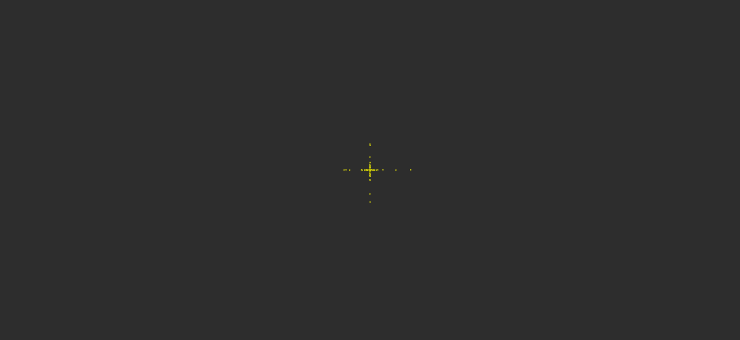
Frame 1 (no input)
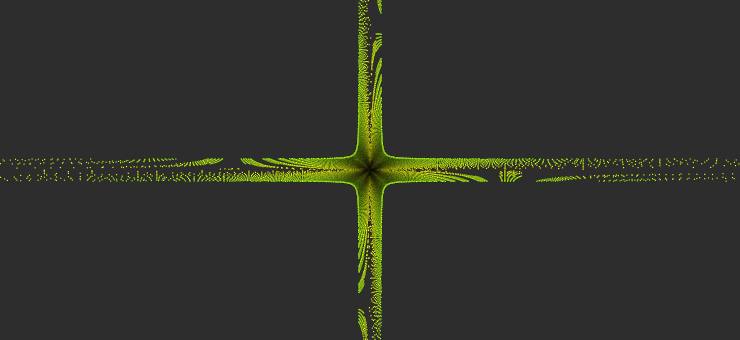
Frame 60 (the mouse pressed at the canvas centre just before this capture)
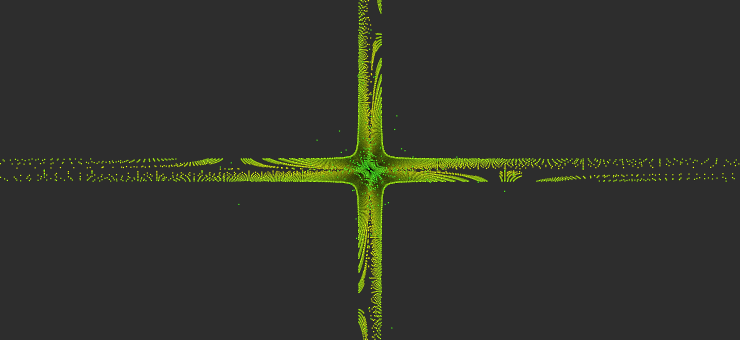
Frame 120 (the mouse held since frame 60 and released just before this capture)

The Processing sketch that drew these frames (run headless with seeded random() and noise(); from frame 60 on, the mouse is pressed at the canvas centre):

// Processing sketch: processing_174009
// ── processing_174009.pde

int SIZE;
float r;
float a;
int T;
color randCol;
int shape;

void setup() {
  size(740, 340);
  background(45);
  fill(0);
  smooth();
  frameRate(200);
  colorMode(HSB);
  SIZE = 150;
  r = 0;
  a = 0;
  T = int(random(0, 255));
  shape = int(random(1, 5));
}

PVector shape01(float a, float r) {
  float M1 = 0.40;
  float M2 = 0.399993;
  PVector coords = new PVector(0, 0);
  coords.x = r / sin(a*M1) / 8;
  coords.y = r / cos(a*M2) / 8;
  return coords;
}
PVector shape02(float a, float r) {
  float M1 = 0.40;
  float M2 = 0.399993;
  PVector coords = new PVector(0, 0);
  coords.x = r / sin(a*M1) / 8;
  coords.y = r / cos(a*M1) / 8;
  return coords;
}
PVector shape03(float a, float r) {
  float M1 = 0.40;
  float M2 = 0.399993;
  PVector coords = new PVector(0, 0);
  coords.x = r / sin(a*M1) / 8;
  coords.y = r / cos(a-M2) / 8;
  return coords;
}
PVector shape04(float a, float r) {
  float M1 = 0.40;
  float M2 = 0.399993;
  PVector coords = new PVector(0, 0);
  coords.x = r / sin(a*M1);
  coords.y = r / tan(a*M2-1);
  return coords;
}


void drawShape() {
  PVector coords = new PVector(0, 0);
  a += 41;
  r += 0.15;
  float canvas_scale = 0.01;

  colorMode(HSB);
  float color_T = map(T, 0, 1000, 0, 255);
  fill(color_T, 255-color_T/2, 255);

  if (shape == 1) coords = shape01(a, r);
  if (shape == 2) coords = shape02(a, r);
  if (shape == 3) coords = shape03(a, r);
  if (shape == 4) coords = shape04(a, r);

  pushMatrix();
  translate(width/2, height/2);
  scale(canvas_scale);
  ellipse(coords.x, coords.y, SIZE, SIZE);
  popMatrix();
}

void draw() {
  T += 1;
  int count = 100;
  if (shape == 2 || shape == 3) {
    count = 1000;
  }
  for (int i=0; i<count; i++) {
    drawShape();
  }
  println(shape);
}

void mousePressed() {
  background(45);
  setup();
}
